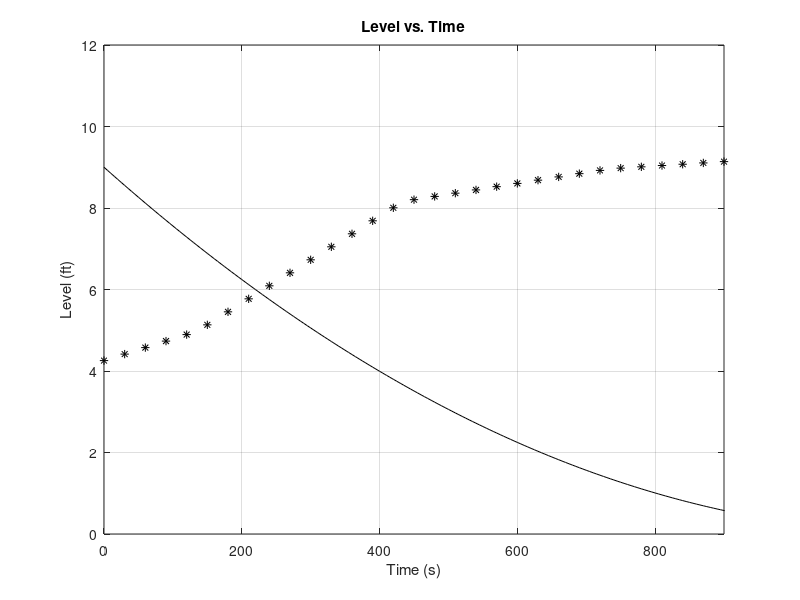

Write the MATLAB code that produced this figure.
%Creator: Jonathan Kenney
%Models 2: HW6
clear; clc; close all;

%Problem 2
load HW6.mat;

cubft_gal = 7.48052; %convert cubft <-> gal
r = 2; %ft
Level = zeros(1,length(t));
V = zeros(1,length(t));
dt = t(2)-t(1);

V(1) = 400; %gallons
Level(1) = (V(1)/cubft_gal)/(pi*r^2);

plot(t(1),Level(1),'k*'); 
xlabel('time (s)');
ylabel('Liquid Level in Tank (ft)'); 
title('Estimated Liquid Level');
axis([0 900 0 12]); grid;
hold on;

for k = 1:length(t)-1
   V(k+1) = V(k) + dt*(Flow_Rate(k+1) +...
       Flow_Rate(k))/2;
end

Level = (V/cubft_gal)/(pi*r^2);

for k = 2:length(t)
    plot(t(k),Level(k),'k*');
    xlabel('time (s)');
    ylabel('Liquid Level in Tank (ft)'); 
    title('Estimated Liquid Level');
    axis([0 900 0 12]); grid;
    hold on;
    if Level(k) > 9
        sound(yalarm,44100);pause(0.5);
    else
        pause(0.5);
    end
end
fprintf('Final level: %0.1f ft\n',Level(length(Level)));

%%
clear; clc; close all;
%Problem 3
g = 32.2; %ft/s^2
D = .1; %ft
r = 2; %ft

Level(1) = 9;
V(1) = pi*r^2*Level(1);
Flow_Rate(1) = pi*(D/2)^2*sqrt(2*g*(Level(1)-D/2));

DeltaT = input('DeltaT (s): ');

k = 1;
while Level(k) > .1
    k = k + 1;
    V(k) = V(k-1) - Flow_Rate(k-1)*DeltaT;
    Level(k) = V(k)/(pi*r^2);
    Flow_Rate(k) = pi*(D/2)^2*sqrt(...
        2*g*(Level(k)-D/2));
end

t = 0:DeltaT:(length(Level)-1)*DeltaT;
plot(t,Level,'k-');
xlabel('Time (s)');
ylabel('Level (ft)');
title('Level vs. Time');

fprintf('Final Liquid Level (ft): %0.3f\n',Level(length(Level)));
fprintf('Time Elapsed (s): %0.3f\n',(length(Level)-1)*DeltaT);